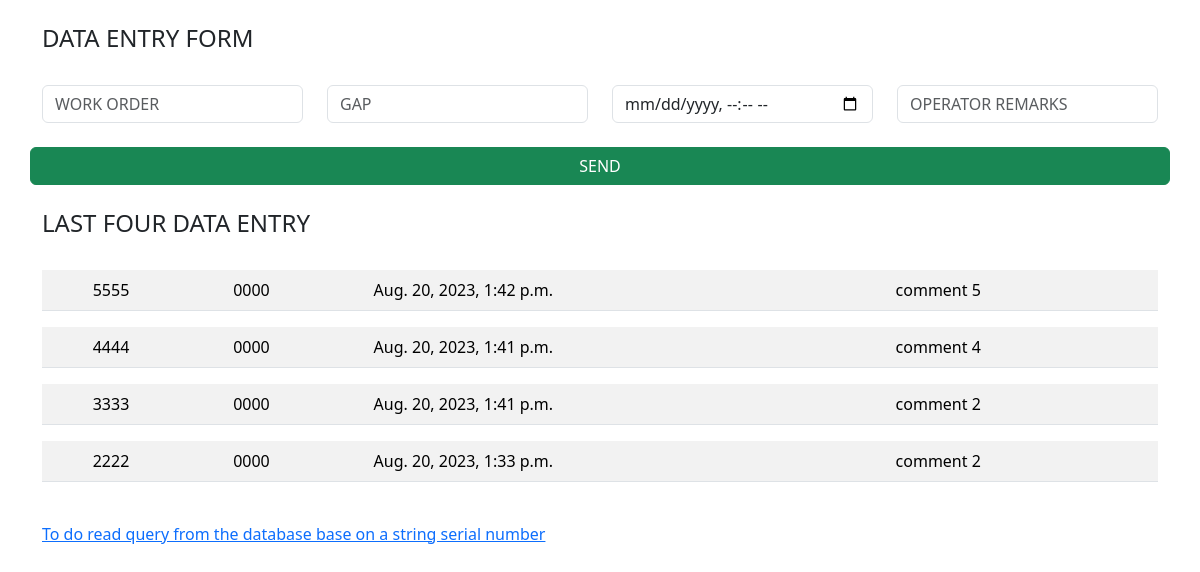
The page / on the database its author committed.
### testApp/models.py (models this page shows)
class Dashboard(models.Model):
    work_order = models.CharField(max_length=20, blank=True, null=True)
    gap = models.CharField(max_length=100, blank=True, null=True)
    data_time = models.DateTimeField()
    operator_remarks = models.CharField(max_length=100, blank=True, null=True)
    class Meta:
        verbose_name = "Dashboard"
        verbose_name_plural = "Dashboards"

### testApp/views.py (the view)
# urls.py: path('', views.dashboard, name='home'),
def dashboard(request):
    data = Dashboard.objects.order_by('-id')[:4]
    error = ''
    if request.method == "POST":
        form = DashboardForm(request.POST)
        searchform = SearchForm(request.POST)
        if form.is_valid():
            form.save()
            return redirect('home')
        else:
            error = 'Invalid data entry form submission'
    else:
        form = DashboardForm()
    context = {
        'data': data,
        'form': form,
        'error': error,
    }
    return render(request, 'testApp/index.html', context)

### testApp/forms.py
class DashboardForm(ModelForm):
    class Meta:
        model = Dashboard
        fields = "__all__"
        widgets = {
            "work_order": TextInput(attrs={
                "class": 'form-control',
                'placeholder': 'WORK ORDER'
            }),
            "gap": TextInput(attrs={
                "class": 'form-control',
                'placeholder': 'GAP'
            }),
            "data_time": forms.DateTimeInput(attrs={
                "class": 'form-control',
                'placeholder': 'DATA TIME',
                'type': 'datetime-local'
            }),
            "operator_remarks": TextInput(attrs={
                "class": 'form-control',
                'placeholder': "OPERATOR REMARKS"
            }),
        }

### testApp/templates/testApp/index.html (shortened to what this page needs)
<!DOCTYPE html>
<html lang="en">
<head>
    <link rel="stylesheet" href="https://cdn.jsdelivr.net/npm/bootstrap@5.3.1/dist/css/bootstrap.min.css">
</head>
<body>
    <div class="container">
        <br>
        <h4>DATA ENTRY FORM</h4>
        <br>
            <form method="POST">
                <div class="row">
                    <div class="col">
                        {{ form.work_order }}<br>
                    </div>
                    <div class="col">
                        {{ form.gap }}<br>
                    </div>
                    <div class="col">
                        {{ form.data_time }}<br>
                    </div>
                    <div class="col">
                        {{ form.operator_remarks }}<br>
                    </div>
                <button type="submit" class="btn btn-success">SEND</button>
                </div>
            </form>
        <br>
            <h4>LAST FOUR DATA ENTRY</h4>
        <br>
            {% for el in data %}
                <table class="table table-striped">
                   <tbody>
                    <tr>
                        <th scope="row"></th>
                        <td>{{ el.work_order }}</td>
                        <td>{{ el.gap }}</td>
                        <td>{{ el.data_time }}</td>
                        <td>{{ el.operator_remarks }}</td>
                    </tr>
                    </tbody>
                </table>
            {% endfor %}
        <br>
        <a href="{% url 'search_work_order' %}">To do read query from the database base on a string serial number</a>
        <br>
        <br>
        <br>
    </div>
</body>
</html>

### rows shown on the page
Dashboard: work_order "5555", gap "0000", data_time "Aug. 20, 2023, 1:42 p.m.", operator_remarks "comment 5"
Dashboard: work_order "4444", gap "0000", data_time "Aug. 20, 2023, 1:41 p.m.", operator_remarks "comment 4"
Dashboard: work_order "3333", gap "0000", data_time "Aug. 20, 2023, 1:41 p.m.", operator_remarks "comment 2"
Dashboard: work_order "2222", gap "0000", data_time "Aug. 20, 2023, 1:33 p.m.", operator_remarks "comment 2"
